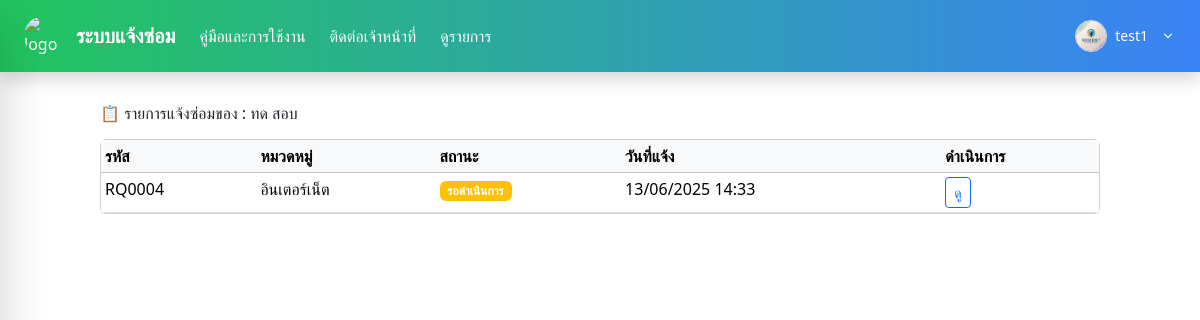
/my_repairs/ (signed in), run on the app's committed database.
### Report/models.py (models this page shows, shortened)
class RepairRequest(models.Model):
    CATEGORY_CHOICES = [
        ('คอมพิวเตอร์', 'คอมพิวเตอร์'),
        ('โปรแกรม', 'โปรแกรม'),
        ('เครื่องปริ้น', 'เครื่องปริ้น'),
        ('อินเตอร์เน็ต', 'อินเตอร์เน็ต'),
    ]
    STATUS_CHOICES = [
        ('pending', 'รอดำเนินการ'),
        ('in_progress', 'กำลังดำเนินการ'),
        ('completed', 'เสร็จสิ้น'),
        ('repairclaim', 'ส่งซ่อม/เคลม'),
        ('cancelled', 'ยกเลิก'),
    ]
    STATUS_CHOICES1 = [
        ('ไม่เร่งด่วน', 'ไม่เร่งด่วน'),
        ('เร่งด่วน', 'เร่งด่วน'),
    ]
    history = HistoricalRecords()
    request_id = models.CharField(max_length=10, blank=True, unique=True,)
    category = models.CharField(max_length=100, choices=CATEGORY_CHOICES)
    sub_item = models.CharField(max_length=100, blank=True)
    detail = models.TextField(max_length=100)
    department = models.CharField(max_length=100)
    device_code = models.CharField(max_length=100, blank=True)
    unknown_device = models.BooleanField(default=False)
    status = models.CharField(max_length=20, choices=STATUS_CHOICES,default='pending')
    status_user = models.CharField(max_length=20, choices=STATUS_CHOICES1)
    created_at = models.DateTimeField(auto_now_add=True)
    assigned_staff = models.CharField(max_length=100, blank=True, null=True)
    created_by = models.ForeignKey(User, on_delete=models.SET_NULL, null=True, related_name='created_repairs')
    completed_at = models.DateTimeField(null=True, blank=True )
    in_progress_at = models.DateTimeField(null=True, blank=True)
    assigned_to = models.ForeignKey(User, on_delete=models.SET_NULL, null=True, blank=True, related_name='assigned_repairs')
    reported_by = models.ForeignKey(User, on_delete=models.SET_NULL, null=True, blank=True)
    repairclaim_at = models.DateTimeField(null=True, blank=True)
    remark = models.TextField(blank=True)
    asset_number = models.CharField(max_length=255, blank=True, null=True)
    class Meta:
        ordering = ['-created_at']
        verbose_name = "รายการแจ้งซ่อม"
        verbose_name_plural = "รายการแจ้งซ่อมทั้งหมด"

### Report/views.py (the view)
# urls.py: path('my_repairs/', views.my_repairs, name='my_repairs'),
@login_required
def my_repairs(request):
    user_reports = RepairRequest.objects.filter(reported_by=request.user).order_by('-created_at')
    return render(request, 'my_repairs.html', {'user_reports': user_reports})

### Report/templatetags/status_color.py (called while the page is built)
@register.filter
def get_status_color(status):
    return {
        'pending': 'warning',
        'in_progress': 'primary',
        'completed': 'success',
        'repairclaim': 'purple',
        'cancelled': 'danger',
    }.get(status, 'secondary')

### Report/templates/my_repairs.html
{% extends 'base.html' %}
{% load static %}
{% load status_color %}
{% block content %}
<div class="container mt-4">
    <h2 class="mb-3">📋 รายการแจ้งซ่อมของ : {{ request.user.first_name }} {{ request.user.last_name }}</h2>
    <div class="card">
        <div class="card-body p-0">
            <div class="table-responsive" style="max-height: 60vh; overflow-y: auto;">
                <table class="table table-hover table-sm mb-0 w-100">
                    <thead class="table-light">
                        <tr>
                            <th>รหัส</th>
                            <th>หมวดหมู่</th>
                            <th>สถานะ</th>
                            <th>วันที่แจ้ง</th>
                            <th>ดำเนินการ</th>
                        </tr>
                    </thead>
                    <tbody>
                        {% for report in user_reports %}
                        <tr>
                            <td>{{ report.request_id }}</td>
                            <td>{{ report.category }}</td>
                            <td>
                                <span class="badge bg-{{ report.status|get_status_color }}">
                                    {{ report.get_status_display }}
                                </span>
                            </td>
                            <td>{{ report.created_at|date:"d/m/Y H:i" }}</td>
                            <td>
                                <a href="{% url 'repair_detail' report.id %}"
                                    class="btn btn-sm btn-outline-primary">ดู</a>
                            </td>
                        </tr>
                        {% empty %}
                        <tr>
                            <td colspan="5" class="text-center text-muted">ยังไม่มีรายการแจ้งซ่อม</td>
                        </tr>
                        {% endfor %}
                    </tbody>
                </table>
            </div>
        </div>
    </div>
</div>
{% endblock %}

### Report/templates/base.html (shortened to what this page needs)
{% load static %}
<!DOCTYPE html>
<html lang="en">
<head>
  <script src="https://cdn.tailwindcss.com"></script>
  <link href="https://cdn.jsdelivr.net/npm/bootstrap@5.3.3/dist/css/bootstrap.min.css" rel="stylesheet">
  <link rel="stylesheet" href="https://cdnjs.cloudflare.com/ajax/libs/font-awesome/6.5.0/css/all.min.css" />
  <link href="https://cdn.jsdelivr.net/npm/bootstrap-icons@1.10.5/font/bootstrap-icons.css" rel="stylesheet">
</head>
<body>
  <nav
    class="fixed top-0 left-0 right-0 bg-gradient-to-r from-green-500 to-blue-500 text-white flex justify-between items-center px-4 py-3 shadow z-50">
    <div class="flex items-center space-x-6">
      <a href="/" class="flex items-center space-x-3">
        <img src="https://sdh.go.th/img/sdh.jpg" class="w-10 h-10 rounded-full" alt="logo">
        <span class="text-xl font-bold whitespace-nowrap">ระบบแจ้งซ่อม</span>
      </a>
      <div class="hidden md:flex items-center space-x-6">
        <a class="nav-link" href="/about">คู่มือและการใช้งาน</a>
        <a class="nav-link cursor-pointer" onclick="openModal()">ติดต่อเจ้าหน้าที่</a>
        <a class="nav-link" href="/repair-table">ดูรายการ</a>
      </div>
    </div>
    {% if user.is_authenticated %}
    <div class="relative">
      <button onclick="toggleDropdown()" class="flex items-center gap-2 focus:outline-none" id="profileButton">
        <img src="{% static 'Report/images/pf-somdet.png' %}" alt="Profile" class="w-8 h-8 rounded-full border">
        <span class="text-sm font-medium">{{ request.user.username }}</span>
        <svg class="w-4 h-4 ml-1" fill="currentColor" viewBox="0 0 20 20">
          <path fill-rule="evenodd"
            d="M5.23 7.21a.75.75 0 011.06.02L10 10.94l3.71-3.71a.75.75 0 111.06 1.06l-4.24 4.25a.75.75 0 01-1.06 0L5.25 8.27a.75.75 0 01-.02-1.06z"
            clip-rule="evenodd" />
        </svg>
      </button>
    </div>
    {% endif %}
  </nav>
  <main id="main-content" class="content-transition flex-1 ml-0 pt-20">
    {% block content %}
    {% endblock %}
  </main>
</body>
</html>

### Report/templates/base.html (style rules this page uses)
.content-transition { transition: all 0.3s; }

### data on the page
RepairRequest: request_id "RQ0004", category "อินเตอร์เน็ต", status "รอดำเนินการ", created_at "13/06/2025 14:33"

### other printed values
{{ request.user.username }} "test1"
{{ request.user.first_name }} "ทด"
{{ request.user.last_name }} "สอบ"
